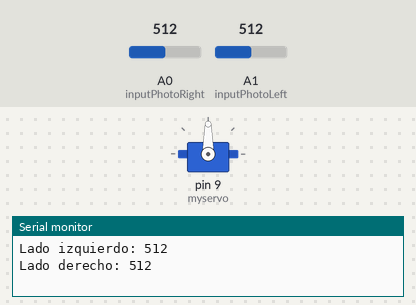
Recording of a sketch running on a simulated Arduino Uno, built with avr-gcc and run on an emulated ATmega328P. Shown: servo, the last lines printed to the serial monitor. Inputs (shaded band) come from the test bench; at power-on: A1 (inputPhotoLeft) = 512, A0 (inputPhotoRight) = 512.

Above: at 1.2 s.
1.3 s: A1 (inputPhotoLeft) set to 550
At 1.98 s:
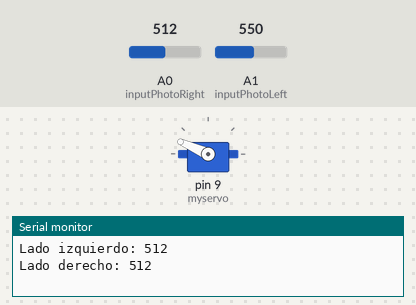
3.5 s: A0 (inputPhotoRight) set to 558
5.0 s: A0 (inputPhotoRight) set to 586
At 6.9 s:
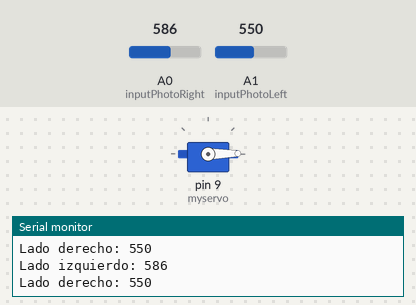
7.2 s: A1 (inputPhotoLeft) set to 588
8.7 s: A1 (inputPhotoLeft) set to 624
At 9.9 s:
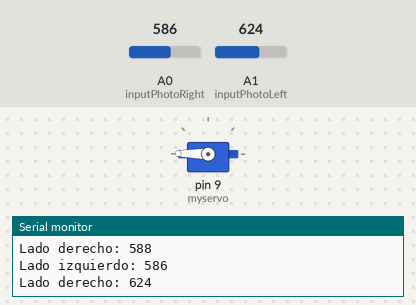
10.9 s: A1 (inputPhotoLeft) set to 511
At 11.35 s:
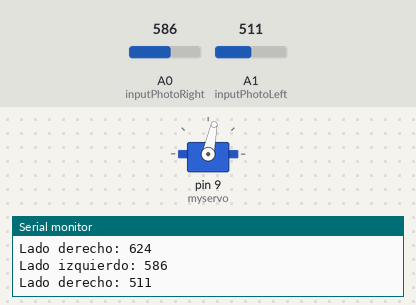
Timing chart, 0 to 13.9 s (numbered marks = the images above; inputs shaded):
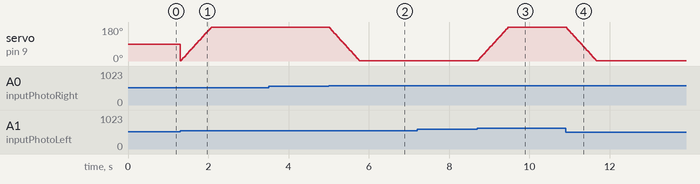

Measured:
- the behaviour switches between 532 and 533 on A1 (inputPhotoLeft) (found by bisection; images 0 and 1)
- the behaviour switches between 570 and 571 on A0 (inputPhotoRight) (found by bisection; images 1 and 2)
- the behaviour switches between 606 and 607 on A1 (inputPhotoLeft) (found by bisection; images 2 and 3)
- after the input at 5.0 s, servo on pin 9 (myservo): moves from 179° to 1° over 0.76 s, starting at once
- after the input at 8.7 s, servo on pin 9 (myservo): moves from 1° to 179° over 0.76 s, starting at once
- after the input at 10.9 s, servo on pin 9 (myservo): moves from 179° to 1° over 0.76 s, starting at once

The sketch:

Light_Follower_Robot.ino
```cpp
//Girasol con servo y dos fotoresistencias

#include <Servo.h>

Servo myservo;
int servoPos = 0;
int inputPhotoLeft = A1;
int inputPhotoRight = A0;
int Left = 0; // Store readings from the photoresistors.
int Right = 0; // Store readings from the photoresistors.
int deadZone = 20;

unsigned long  printInterval = 1000;
unsigned long currentMillis = 0;
unsigned long previousMillis = 0;

void setup()  {
  Serial.begin(9600);
  myservo.attach(9);
}

void loop()
{

Left = analogRead(inputPhotoLeft);
Right = analogRead(inputPhotoRight);

currentMillis = millis();
if ((currentMillis - previousMillis ) >= printInterval){
  previousMillis = currentMillis;
  Serial.print("Lado izquierdo: "); Serial.println(Right);
  Serial.print("Lado derecho: "); Serial.println(Left);
  Serial.println();
}

//if (abs(Left-Right) > 100) {

  if (Left > (Right + deadZone)) {
    if (servoPos < 179) {
      servoPos++;
      myservo.write(servoPos);
    }
  }

  if (Right > (Left + deadZone)) {
    if (servoPos > 1){
      servoPos -= 1;
      myservo.write(servoPos);
    }
  }

//}

  delay(4);
}
```
